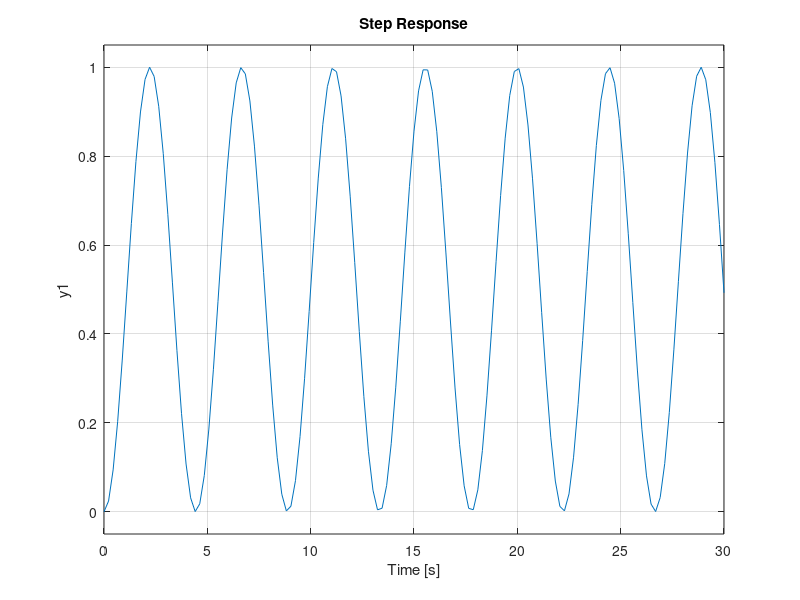
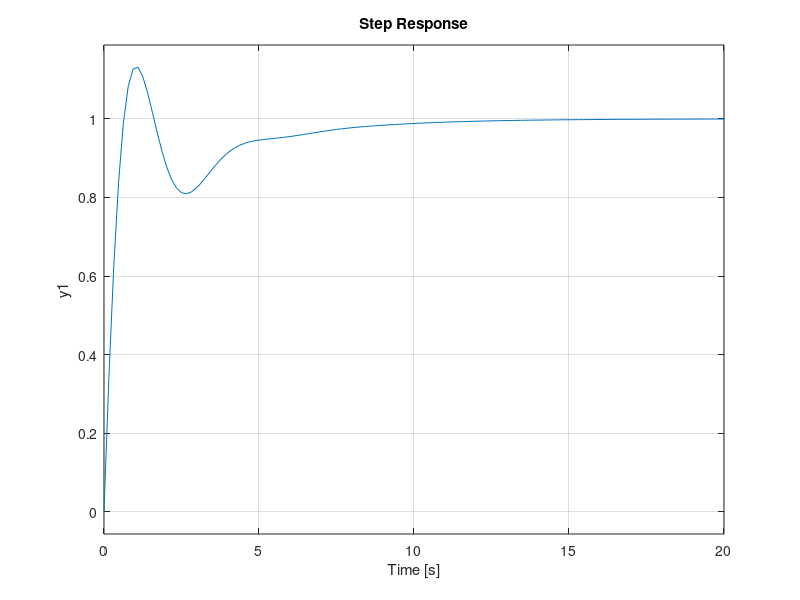

These charts were generated, in order, by the following MATLAB code:
num1=[1];
den1=[1,0,2];
sys1=tf(num1,den1);
figure
step(sys1)             %unit step response before compensation

num2=conv([2.33,2.33],[1,0.568]);
den2=[1,2.33,4.65344,1.32344];
sys2=tf(num2,den2);
figure
step(sys2)              %unit step response after compensation

